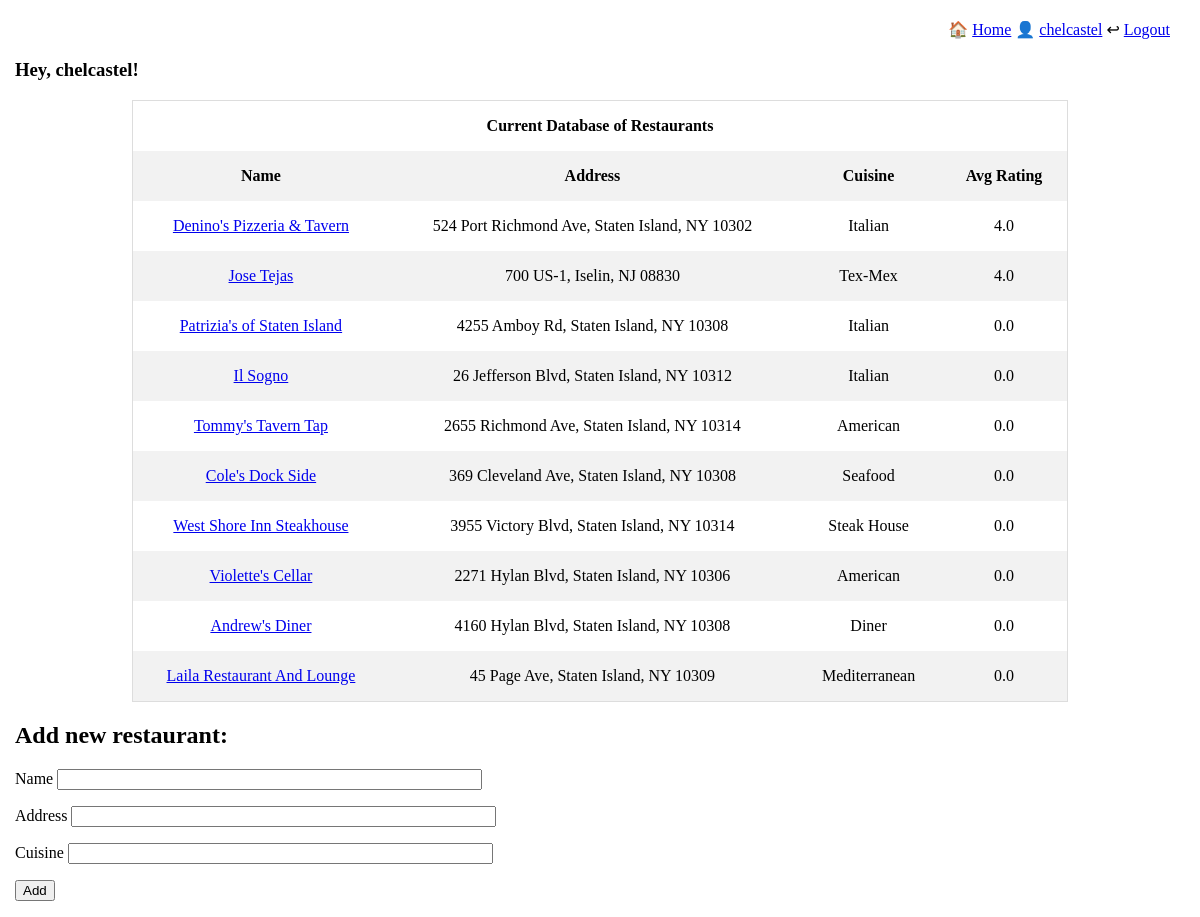
/user/chelcastel (signed in), run on the app's committed database.
### models.py (models this page shows, shortened)
class User(db.Model, UserMixin):
    id = db.Column(db.Integer, primary_key=True)
    username = db.Column(db.String(64), index=True, unique=True)
    email = db.Column(db.String(120), unique = True, index = True)
    password_hash = db.Column(db.String(128))
    reviews = db.relationship('Review', backref='reviewer', lazy = 'dynamic', cascade = "all, delete, delete-orphan")

class Restaurant(db.Model):
    id = db.Column(db.Integer, primary_key=True)
    name = db.Column(db.String(50), index=True, unique=False)
    address = db.Column(db.String(120), index=True, unique=False)
    cuisine = db.Column(db.String(50), index=True, unique=False)
    num_reviews = db.Column(db.Integer, unique=False)
    avg_rating = db.Column(db.Float, index=True, unique=False)
    reviews = db.relationship('Review', backref = 'restaurant', lazy = 'dynamic', cascade = "all, delete, delete-orphan")

### routes.py (the view)
@app.route('/user/<username>', methods=["GET", "POST"])
@login_required
def user(username):
    form = NewRestaurantForm(csrf_enabled=False)
    if form.validate_on_submit():
        new_rest = Restaurant(name=form.name.data, address=form.address.data, cuisine=form.cuisine.data, num_reviews=0, avg_rating=0)
        db.session.add(new_rest)
        db.session.commit()
        return redirect(url_for('user', username=username))
    restaurants = Restaurant.query.all()
    return render_template('user.html', restaurants=restaurants, form=form)

### forms.py
class NewRestaurantForm(FlaskForm):
    name = StringField('Name',validators=[DataRequired()])
    address = StringField('Address',validators=[DataRequired()])
    cuisine = StringField('Cuisine', validators=[DataRequired()])
    submit = SubmitField('Add')

### routes.py (called while the page is built)
@login_manager.user_loader
def load_user(id):
    return User.query.get(int(id))

### templates/user.html (shortened to what this page needs)
{% extends 'base.html' %}
{% block content%}
<h3>Hey, {{ current_user.username }}!</h3>
{% if restaurants %}
    <div class="row">
        <div class="column">
            <table>
                <tr>
                    <th class="header" colspan="4">Current Database of Restaurants</th>
                </tr>
                <tr>
                    <th>Name</th>
                    <th>Address</th>
                    <th>Cuisine</th>
                    <th>Avg Rating</th>
                </tr>
                {% for restaurant in restaurants %}
                <tr>
                    <td><a href="{{ url_for('reviews', restaurant_id=restaurant.id) }}">{{ restaurant.name }}</a></td>
                    <td>{{ restaurant.address }}</td>
                    <td>{{ restaurant.cuisine }}</td>
                    <td>{{ restaurant.avg_rating }}</td>
                </tr>
                {% endfor %}
            </table>
        </div>
    </div>
{% endif %}
<h2>Add new restaurant:</h2>
<form method="post">
    <p>
        {{ form.name.label }}
        {{ form.name(size=50) }}
    </p>
    <p>
        {{ form.address.label }}
        {{ form.address(size=50) }}
    </p>
    <p>
        {{ form.cuisine.label }}
        {{ form.cuisine(size=50) }}
    </p>
    <p>{{ form.submit() }}</p>
</form>
{% endblock %}

### templates/base.html (shortened to what this page needs)
<!DOCTYPE html>
<html lang="en">
  <head>
    <link rel="stylesheet" href="../static/styles.css">
  </head>
  <body>
    <div class="navbar">
        🏠 <a href="{{ url_for('index') }}">Home</a>
        {% if current_user.is_anonymous %}
            <a href="{{ url_for('login') }}">Login</a>
            <a href="{{ url_for('register') }}">Register</a>
        {% else %}
        👤 <a href="{{ url_for('user', username=current_user.username) }}">{{ current_user.username }}</a>
        ↩ <a href="{{ url_for('logout') }}">Logout</a>
        {% endif %}
    </div>
    {% block content %}
    {% endblock %}
  </body>
</html>

### static/styles.css (style rules this page uses)
body { margin: 15px; font-family: Georgia, 'Times New Roman', Times, serif, sans-serif; }
.navbar { margin: 20px 15px; text-align: right; }
table { box-sizing: border-box; }
.row::after { content: ""; clear: both; display: table; }
table { border-collapse: collapse; border-spacing: 0; width: 80%; border: 1px solid #ddd; margin-left: 10%; }
th, td { text-align: center; padding: 16px; }
tr:nth-child(even) { background-color: #f2f2f2; }
.header { text-align: center; }

### data on the page
User: username "chelcastel"
Restaurant: name "Denino's Pizzeria & Tavern", address "524 Port Richmond Ave, Staten Island, NY 10302", cuisine "Italian", avg_rating "4.0"
Restaurant: name "Jose Tejas", address "700 US-1, Iselin, NJ 08830", cuisine "Tex-Mex", avg_rating "4.0"
Restaurant: name "Patrizia's of Staten Island", address "4255 Amboy Rd, Staten Island, NY 10308", cuisine "Italian", avg_rating "0.0"
Restaurant: name "Il Sogno", address "26 Jefferson Blvd, Staten Island, NY 10312", cuisine "Italian", avg_rating "0.0"
Restaurant: name "Tommy's Tavern Tap", address "2655 Richmond Ave, Staten Island, NY 10314", cuisine "American", avg_rating "0.0"
Restaurant: name "Cole's Dock Side", address "369 Cleveland Ave, Staten Island, NY 10308", cuisine "Seafood", avg_rating "0.0"
Restaurant: name "West Shore Inn Steakhouse", address "3955 Victory Blvd, Staten Island, NY 10314", cuisine "Steak House", avg_rating "0.0"
Restaurant: name "Violette's Cellar", address "2271 Hylan Blvd, Staten Island, NY 10306", cuisine "American", avg_rating "0.0"
Restaurant: name "Andrew's Diner", address "4160 Hylan Blvd, Staten Island, NY 10308", cuisine "Diner", avg_rating "0.0"
Restaurant: name "Laila Restaurant And Lounge", address "45 Page Ave, Staten Island, NY 10309", cuisine "Mediterranean", avg_rating "0.0"
